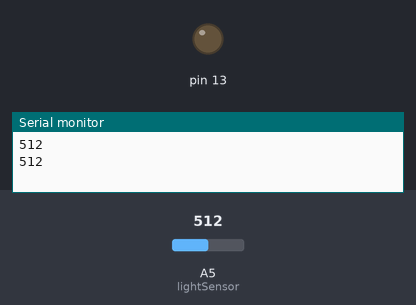
A sketch run on a simulated Arduino Uno, built with avr-gcc and run on an emulated ATmega328P. Parts: output pins drawn as LEDs (lit = HIGH), the last lines printed to the serial monitor. The inputs (shaded band) are chosen by the test bench; at power-on: A5 (lightSensor) = 512.

Above: at 1.8 s.
1.9 s: A5 (lightSensor) set to 110
3.4 s: A5 (lightSensor) set to 89
At 4.8 s:
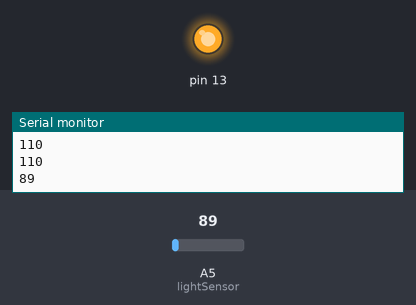
5.5 s: A5 (lightSensor) set to 122
At 6.4 s:
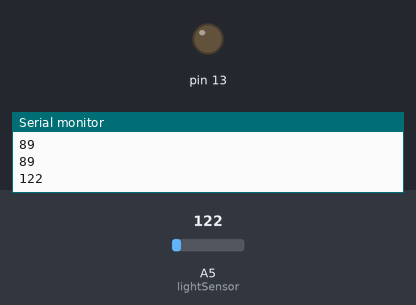
7.5 s: A5 (lightSensor) set to 90
At 9.1 s:
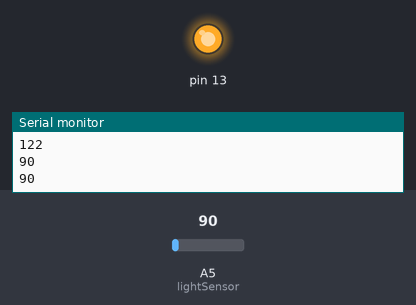
Timing chart, 0 to 10.5 s (numbered marks = the images above; inputs shaded):
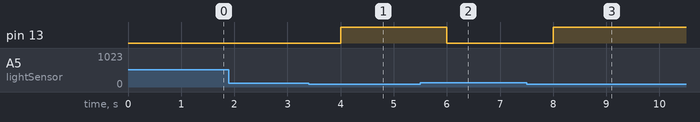

Measured:
- the behaviour switches between 100 and 99 on A5 (lightSensor) (found by bisection; images 0 and 1)
- after the input at 3.4 s, pin 13: LOW → HIGH after 0.60 s
- after the input at 5.5 s, pin 13: HIGH → LOW after 0.50 s
- after the input at 7.5 s, pin 13: LOW → HIGH after 0.50 s

The sketch:

Analog_Light_Practice.ino
```cpp
int lightSensor = A5;

void setup() {
  // put your setup code here, to run once:
  Serial.begin(9600);
  pinMode(13, OUTPUT);
}

void loop() {
  // put your main code here, to run repeatedly:

  int lightReading = analogRead(lightSensor);

  Serial.println(lightReading);
  if(lightReading < 100){
    digitalWrite(13, HIGH);
  }
  else{
    digitalWrite(13, LOW);
  }
  delay(1000);

}
```
